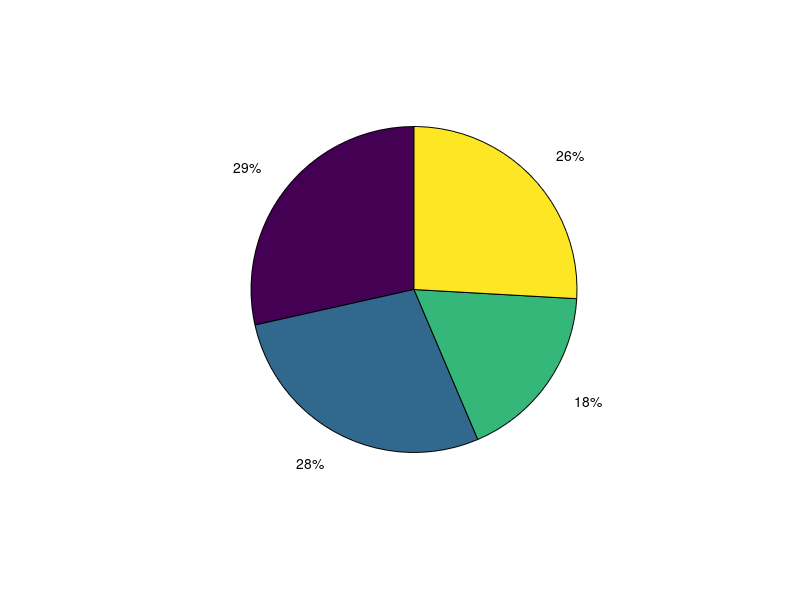

The MATLAB source for this figure:
%% Plot household and building sizes

clear

% Residential building sizes
% hs = load('check_bld_size_w_coords.txt');
% 
% ind = find(hs(:,2)<3);
% scatter(hs(ind,3), hs(ind,4), 16, [59/255, 166/255, 26/255], 'filled' )
% hold on
% 
% ind = find(hs(:,2)>=3 & hs(:,2)<10);
% scatter(hs(ind,3), hs(ind,4), 16, [129/255, 222/255, 36/255], 'filled')
% 
% ind = find(hs(:,2)>=10 & hs(:,2)<100);
% scatter(hs(ind,3), hs(ind,4), 16, [243/255, 221/255, 18/255],'filled')
% hold on
% 
% ind = find(hs(:,2)>=100 & hs(:,2)<500);
% scatter(hs(ind,3), hs(ind,4), 16, [255/255, 153/255, 0/255], 'filled')
% 
% ind = find(hs(:,2)>=500);
% scatter(hs(ind,3), hs(ind,4), 16, [203/255, 45/255, 6/255],'filled')
% 
% legend('<3', '3-10', '10-100', '100-500', '500+', 'FontSize', 12)
% daspect([1 1 1])

% Household size - pie chart
hs = load('check_household_size.txt');
h_sizes = unique(hs(7:end, 2));
hs = hs(7:end, :);

prct_uq = zeros(size(h_sizes));
for i=1:length(h_sizes)
    ind = find(hs(:,2) == h_sizes(i));
    prct_uq(i) = length(ind)/length(hs(:,1))*100;
end
prct_adjusted = [prct_uq(1), prct_uq(2), prct_uq(3), sum(prct_uq(4:end))]
pie(prct_adjusted)
